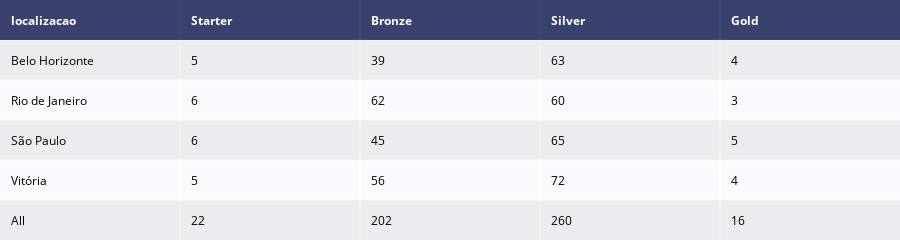

Notebook code for this chart:
### Code cell
crosstab_localizacao = pd.crosstab(df_segmento['localizacao'], df_segmento['segmento_de_cliente'], margins=True)[lista_segmentos].reset_index()

tabela_localizacao = ff.create_table(crosstab_localizacao)

tabela_localizacao.show()

### Figure 1 — Plotly figure (JSON) as saved in the notebook; plotly's stock layout.template omitted (floating-point values rounded to 4 significant figures)
{"data": [{"colorscale": [[0, "#00083e"], [0.5, "#ededee"], [1, "#ffffff"]], "hoverinfo": "none", "opacity": 0.75, "showscale": false, "type": "heatmap", "z": [[0, 0, 0, 0, 0], [0.5, 0.5, 0.5, 0.5, 0.5], [1, 1, 1, 1, 1], [0.5, 0.5, 0.5, 0.5, 0.5], [1, 1, 1, 1, 1], [0.5, 0.5, 0.5, 0.5, 0.5]]}], "layout": {"annotations": [{"align": "left", "font": {"color": "#ffffff"}, "showarrow": false, "text": "<b>localizacao</b>", "x": -0.45, "xanchor": "left", "xref": "x", "y": 0, "yref": "y"}, {"align": "left", "font": {"color": "#ffffff"}, "showarrow": false, "text": "<b>Starter</b>", "x": 0.55, "xanchor": "left", "xref": "x", "y": 0, "yref": "y"}, {"align": "left", "font": {"color": "#ffffff"}, "showarrow": false, "text": "<b>Bronze</b>", "x": 1.55, "xanchor": "left", "xref": "x", "y": 0, "yref": "y"}, {"align": "left", "font": {"color": "#ffffff"}, "showarrow": false, "text": "<b>Silver</b>", "x": 2.55, "xanchor": "left", "xref": "x", "y": 0, "yref": "y"}, {"align": "left", "font": {"color": "#ffffff"}, "showarrow": false, "text": "<b>Gold</b>", "x": 3.55, "xanchor": "left", "xref": "x", "y": 0, "yref": "y"}, {"align": "left", "font": {"color": "#000000"}, "showarrow": false, "text": "Belo Horizonte", "x": -0.45, "xanchor": "left", "xref": "x", "y": 1, "yref": "y"}, {"align": "left", "font": {"color": "#000000"}, "showarrow": false, "text": "5", "x": 0.55, "xanchor": "left", "xref": "x", "y": 1, "yref": "y"}, {"align": "left", "font": {"color": "#000000"}, "showarrow": false, "text": "39", "x": 1.55, "xanchor": "left", "xref": "x", "y": 1, "yref": "y"}, {"align": "left", "font": {"color": "#000000"}, "showarrow": false, "text": "63", "x": 2.55, "xanchor": "left", "xref": "x", "y": 1, "yref": "y"}, {"align": "left", "font": {"color": "#000000"}, "showarrow": false, "text": "4", "x": 3.55, "xanchor": "left", "xref": "x", "y": 1, "yref": "y"}, {"align": "left", "font": {"color": "#000000"}, "showarrow": false, "text": "Rio de Janeiro", "x": -0.45, "xanchor": "left", "xref": "x", "y": 2, "yref": "y"}, {"align": "left", "font": {"color": "#000000"}, "showarrow": false, "text": "6", "x": 0.55, "xanchor": "left", "xref": "x", "y": 2, "yref": "y"}, {"align": "left", "font": {"color": "#000000"}, "showarrow": false, "text": "62", "x": 1.55, "xanchor": "left", "xref": "x", "y": 2, "yref": "y"}, {"align": "left", "font": {"color": "#000000"}, "showarrow": false, "text": "60", "x": 2.55, "xanchor": "left", "xref": "x", "y": 2, "yref": "y"}, {"align": "left", "font": {"color": "#000000"}, "showarrow": false, "text": "3", "x": 3.55, "xanchor": "left", "xref": "x", "y": 2, "yref": "y"}, {"align": "left", "font": {"color": "#000000"}, "showarrow": false, "text": "São Paulo", "x": -0.45, "xanchor": "left", "xref": "x", "y": 3, "yref": "y"}, {"align": "left", "font": {"color": "#000000"}, "showarrow": false, "text": "6", "x": 0.55, "xanchor": "left", "xref": "x", "y": 3, "yref": "y"}, {"align": "left", "font": {"color": "#000000"}, "showarrow": false, "text": "45", "x": 1.55, "xanchor": "left", "xref": "x", "y": 3, "yref": "y"}, {"align": "left", "font": {"color": "#000000"}, "showarrow": false, "text": "65", "x": 2.55, "xanchor": "left", "xref": "x", "y": 3, "yref": "y"}, {"align": "left", "font": {"color": "#000000"}, "showarrow": false, "text": "5", "x": 3.55, "xanchor": "left", "xref": "x", "y": 3, "yref": "y"}, {"align": "left", "font": {"color": "#000000"}, "showarrow": false, "text": "Vitória", "x": -0.45, "xanchor": "left", "xref": "x", "y": 4, "yref": "y"}, {"align": "left", "font": {"color": "#000000"}, "showarrow": false, "text": "5", "x": 0.55, "xanchor": "left", "xref": "x", "y": 4, "yref": "y"}, {"align": "left", "font": {"color": "#000000"}, "showarrow": false, "text": "56", "x": 1.55, "xanchor": "left", "xref": "x", "y": 4, "yref": "y"}, {"align": "left", "font": {"color": "#000000"}, "showarrow": false, "text": "72", "x": 2.55, "xanchor": "left", "xref": "x", "y": 4, "yref": "y"}, {"align": "left", "font": {"color": "#000000"}, "showarrow": false, "text": "4", "x": 3.55, "xanchor": "left", "xref": "x", "y": 4, "yref": "y"}, {"align": "left", "font": {"color": "#000000"}, "showarrow": false, "text": "All", "x": -0.45, "xanchor": "left", "xref": "x", "y": 5, "yref": "y"}, {"align": "left", "font": {"color": "#000000"}, "showarrow": false, "text": "22", "x": 0.55, "xanchor": "left", "xref": "x", "y": 5, "yref": "y"}, {"align": "left", "font": {"color": "#000000"}, "showarrow": false, "text": "202", "x": 1.55, "xanchor": "left", "xref": "x", "y": 5, "yref": "y"}, {"align": "left", "font": {"color": "#000000"}, "showarrow": false, "text": "260", "x": 2.55, "xanchor": "left", "xref": "x", "y": 5, "yref": "y"}, {"align": "left", "font": {"color": "#000000"}, "showarrow": false, "text": "16", "x": 3.55, "xanchor": "left", "xref": "x", "y": 5, "yref": "y"}], "height": 230, "margin": {"b": 0, "l": 0, "r": 0, "t": 0}, "xaxis": {"dtick": 1, "gridwidth": 2, "showticklabels": false, "tick0": -0.5, "ticks": "", "zeroline": false}, "yaxis": {"autorange": "reversed", "dtick": 1, "gridwidth": 2, "showticklabels": false, "tick0": 0.5, "ticks": "", "zeroline": false}}}
